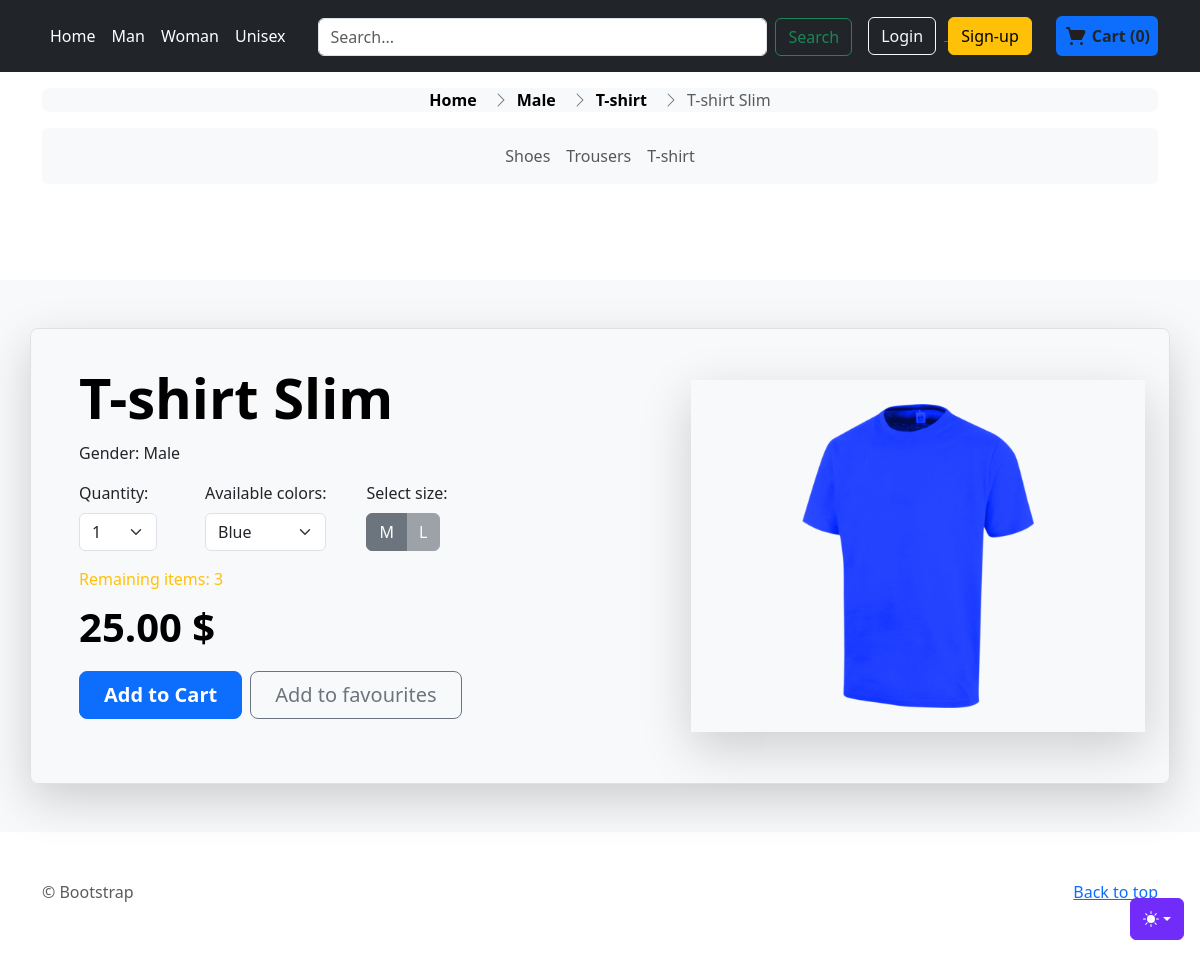
Page /Male/T-shirt/product/8 on the earlier database version.
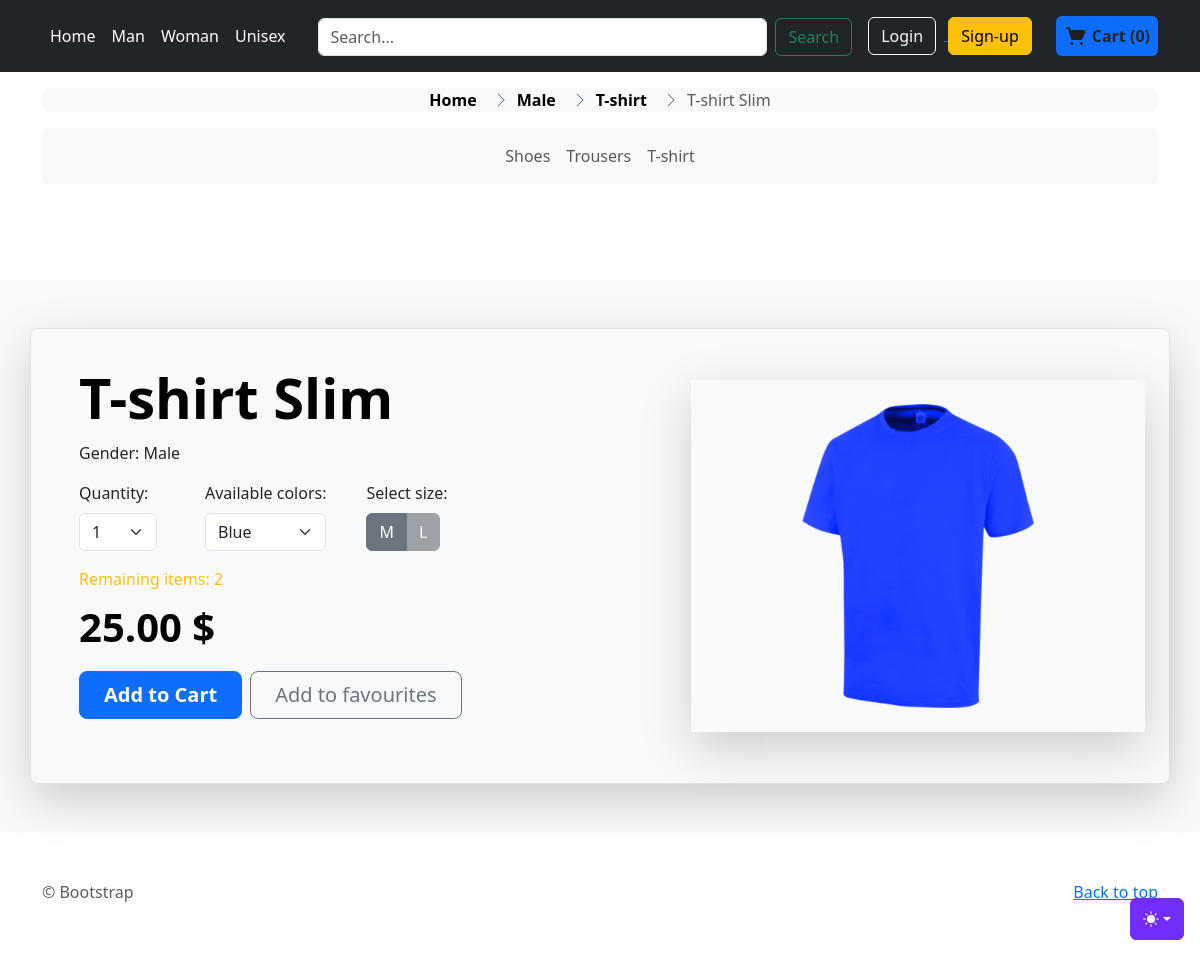
Same page on the later database version.
### store/models.py (models this page shows, shortened)
class ProductVariant(models.Model):
    title = models.CharField(max_length=100, blank=True, null=True)
    product = models.ForeignKey(Product, on_delete=models.CASCADE)
    color = models.ForeignKey(Color, on_delete=models.CASCADE, blank=True, null=True)
    size = models.ForeignKey(Size, on_delete=models.CASCADE, blank=True, null=True)
    image_id = models.ForeignKey(Image, blank=True, null=True,on_delete=models.CASCADE)
    price = models.DecimalField(max_digits=12, decimal_places=2, default=0)
    quantity = models.IntegerField(default=1,null=False)
    purchased = models.PositiveIntegerField(default=0, null=False, blank=True)

class Product(models.Model):
    VARIANTS = (
        ('None', 'None'),
        ('Size', 'Size'),
        ('Color', 'Color'),
        ('Size-Color', 'Size-Color'),
    )
    GENDERS = (
        ('Male', 'Male'),
        ('Female', 'Female'),
        ('Unisex', 'Unisex')
    )
    name = models.CharField(max_length=255, null=False, blank=False)
    slug = models.SlugField(null=False, unique=True)
    category = models.ForeignKey(Category, null=True, blank=True, on_delete=models.CASCADE)
    description = models.TextField(null=True, blank=True)
    base_price = models.DecimalField(max_digits=10, decimal_places=2, null=False,blank=False)
    variant = models.CharField(max_length=10, choices=VARIANTS, default='None')
    date_added = models.DateTimeField(auto_now_add=True, null=True)
    gender = models.CharField(max_length=10, choices=GENDERS, default='Unisex')

class Image(models.Model):
    name = models.CharField(max_length=50, blank=True)
    product=models.ForeignKey(Product, on_delete=models.CASCADE)
    image = models.ImageField(blank=True, upload_to='static/images/')

### store/views.py (the view)
# urls.py: path('<str:gen>/<str:category>/product/<int:id>', views.product_detail, name='product-detail'),
def product_detail(request, gen, category, id):
    product = get_object_or_404(ProductVariant, id=id)
    base_product_id = product.product.id
    product_colors = (ProductVariant.objects.filter(product_id=base_product_id).values('color_id').distinct())
    colors = Color.objects.filter(id__in=product_colors).all()
    product_sizes = (ProductVariant.objects.filter(product_id=base_product_id).values('size_id').distinct())
    sizes = Size.objects.filter(id__in=product_sizes).all()
    data = {
        'product': product,
        'gender': gen,
        'category_slug': category,
        'category_name': category.capitalize(),
        'sizes': sizes,
        'colors': colors,
        'quantities': [i+1 for i in range(1, 19, 1)],
        'blocked_sizes': exclude_sizes(base_product_id,product.color),
    }
    return render(request, 'store/product-detail.html', data | header_data(request))

### order/models.py (called while the page is built)
    def total_items(self):
        return sum(item.quantity for item in self.cartitem_set.all())

    def total_price(self):
        total = 0
        for item in self.cartitem_set.all():
            total += item.quantity * item.product.price
        return total

### order/views.py (called while the page is built)
def get_or_create_cart(request):
    if request.user.is_authenticated:
        cart, created = Cart.objects.get_or_create(user=request.user)
    else:
        session_cart_id = request.session.get('cart_id')
        if session_cart_id:
            cart, created = Cart.objects.get_or_create(session_id=session_cart_id)
        else:
            cart = Cart.objects.create(session_id=str(uuid.uuid4()))
            request.session['cart_id'] = cart.session_id
    return cart

### templates/store/product-detail.html (shortened to what this page needs)
{% extends 'store/store.html' %}
{% load static %}
{% block breadcrumb %}
    <li class="breadcrumb-item active" aria-current="page">
          {{ product.product.name }}
    </li>
{% endblock breadcrumb %}
{% block content %}
    <div class="row p-4 align-items-center rounded-3 border shadow-lg product_data">
      <div class="col-lg-7 p-3 p-lg-4 pt-lg-3">
        <h1 class="display-4 fw-bold lh-1 text-body-emphasis mb-3">{{ product.product.name }}</h1>
        <p class="">Gender: {{ product.product.gender }}</p>
        <div class="d-flex">
            <div class="mb-3 me-5 fit-content">
                <label for="select-quantity" class="form-label">Quantity: </label>
                <select class="form-select " id="select-quantity">
                  <option selected="" value="1">1</option>
                </select>
              </div>
            <div class="mb-3 me-3 fit-content">
                <label for="select-color" class="form-label">Available colors: </label>
                <select class="form-select " id="select-color">
                    {% for color in colors %}
                        {% if product.color.id == color.id %}
                        <option selected="" value="{{ color.id }}">{{ color.color_name }}</option>
                        {% else %}
                        <option value="{{ color.id }}">{{ color.color_name }}</option>
                        {% endif %}
                    {% endfor %}
                </select>
              </div>
        <div class="mx-4 d-flex flex-column">
            <span class="form-label">Select size:</span>
            <div class="fit-content d-flex align-items-center btn-group  flex-wrap">
                {% for size in sizes %}
                        <label class="btn btn-secondary" for="size_{{ size.id }}">{{ size.size_name }}</label>
                {% endfor %}
              </div>
            </div>
        </div>
        <div class="align-content-center  mb-3">
            {% if product.quantity <= 0 %}
                <span class="text-danger">Not available</span>
            {% elif product.quantity <= 10 %}
                <span class="text-warning">Remaining items: </span> <span class="text-warning">{{ product.quantity }}</span>
            {% else %}
                <span class="text-success">In stock</span>
            {% endif %}
        </div>
        <div class="align-content-center display-6 fw-bold lh-1 text-body-emphasis mb-4">
             <span id="product-price">{{ product.price }}</span> <span> $</span>
        </div>
        <div class="d-grid gap-2 d-md-flex justify-content-between mb-4 mb-lg-3">
            <div class="d-flex ">
          <button type="button" class="btn btn-primary btn-lg px-4 me-2 fw-bold add-to-cart">Add to Cart</button>
          <button type="button" class="btn btn-outline-secondary btn-lg px-4">Add to favourites</button>
            </div>
        </div>
      </div>
      <div class="col-lg-5 p-0 overflow-hidden shadow-lg">
           <img class="rounded-lg-3 w-100 p-4" src="{{ product.image_id.image.url }}" alt="" id="product-image">
      </div>
    </div>
{% endblock content %}

Differences in the rows shown:
changed ProductVariant "T-shirt Slim": quantity "3" → "2"
